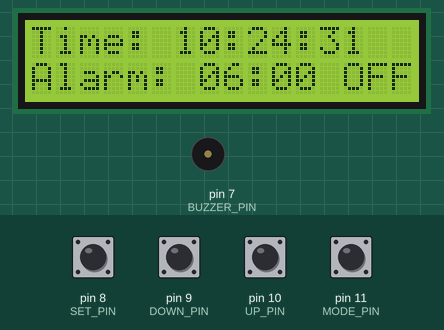
This sketch was run on a simulated Arduino Uno, built with avr-gcc and run on an emulated ATmega328P. Parts: 16×2 character LCD, buzzer (waves = sounding, pin HIGH). Inputs (shaded band) come from the test bench; at power-on: pin 8 (SET_PIN), pin 9 (DOWN_PIN), pin 10 (UP_PIN), pin 11 (MODE_PIN) HIGH. The local clock reads 2024-03-15 10:24:30 at power-on unless the sketch sets it.

Above: at 1.2 s.
1.3 s: pin 11 (MODE_PIN) pulled LOW for 0.15 s
At 1.79 s:
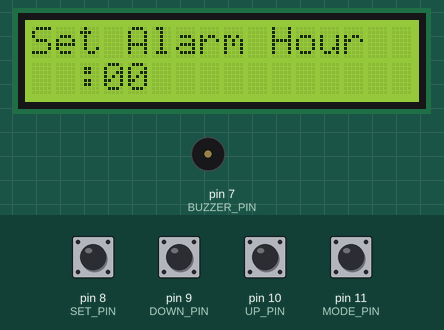
2.0 s: pin 8 (SET_PIN) pulled LOW for 0.15 s
At 2.4 s:
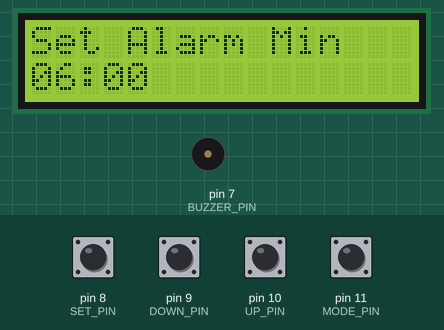
4.5 s: pin 9 (DOWN_PIN) pulled LOW for 0.15 s
At 5.4 s:
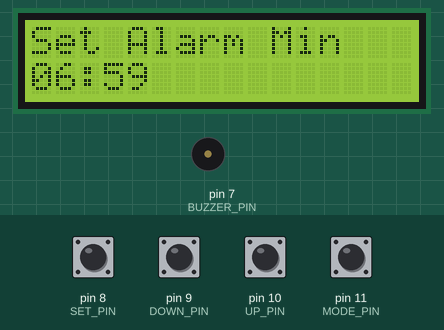
6.1 s: pin 8 (SET_PIN) pulled LOW for 1 s
At 7.8 s:
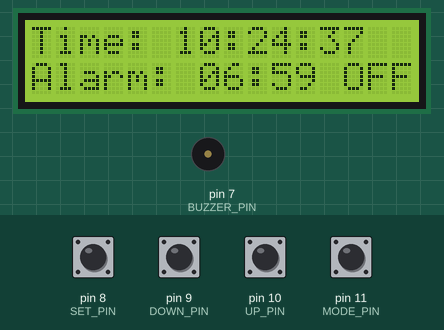
8.6 s: pin 11 (MODE_PIN) pulled LOW for 1 s
At 10.0 s:
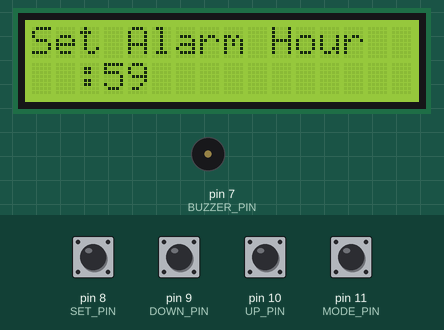
10.2 s: pin 10 (UP_PIN) pulled LOW for 0.15 s
At 11.5 s:
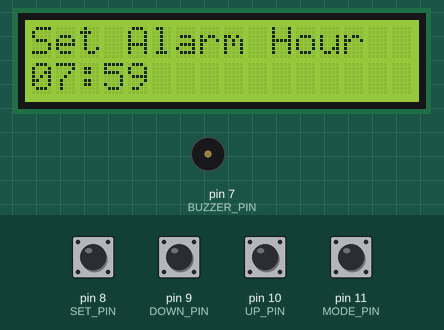
Timing chart, 0 to 13.1 s (numbered marks = the images above; inputs shaded):
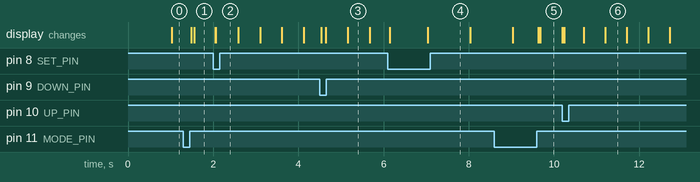

The sketch:

sketch_nov13a.ino
```cpp
#include <Wire.h>
#include <RTClib.h>
#include <LiquidCrystal_I2C.h>

// Khởi tạo thư viện
LiquidCrystal_I2C lcd(0x27, 16, 2);
RTC_DS1307 rtc;

// Định nghĩa các chân (đổi BUZZER_PIN -> 7)
#define BUZZER_PIN 7
#define MODE_PIN   11
#define UP_PIN     10
#define DOWN_PIN   9
#define SET_PIN    8

// Biến lưu trữ báo thức
byte alarmHour = 6;
byte alarmMinute = 0;
bool isAlarmOn = false;
bool isAlarmRinging = false;

// Biến cho máy trạng thái (state machine)
enum Mode {
  DISPLAY_TIME,
  SET_ALARM_HOUR,
  SET_ALARM_MINUTE
};
Mode currentMode = DISPLAY_TIME;
Mode lastMode = (Mode)-1; // Dùng để phát hiện thay đổi mode

// Biến cho xử lý nút nhấn (chống dội & nhấn giữ)
bool lastUpState = HIGH;
bool lastDownState = HIGH;
bool lastSetState = HIGH;

unsigned long modePressStartTime = 0;
bool modeLongPressHandled = false;
unsigned long ignoreButtonsUntil = 0; // Chống dội khi tắt báo thức

// Biến hiệu ứng nhấp nháy
bool blinkState = false;
unsigned long lastBlinkTime = 0;

// Thêm biến để lưu giây cuối cùng đã hiển thị
byte lastSecondDisplayed = 60; // buộc cập nhật lần đầu

void setup() {
  // Khởi tạo LCD
  lcd.init();
  lcd.backlight();
  lcd.setCursor(0, 0);

  // Khởi tạo & Kiểm tra RTC
  if (!rtc.begin()) {
    lcd.print("RTC not found!");
    while (1);
  }

  // Cài đặt thời gian cho RTC từ máy tính nếu RTC chưa chạy
  if (!rtc.isrunning()) {
    lcd.clear();
    lcd.print("RTC adjust...");
    rtc.adjust(DateTime(F(__DATE__), F(__TIME__)));
    delay(2000);
  }

  // Cài đặt Pin
  pinMode(BUZZER_PIN, OUTPUT);
  digitalWrite(BUZZER_PIN, LOW); // Tắt còi lúc khởi động

  // Cài đặt các nút nhấn với điện trở kéo lên nội
  pinMode(MODE_PIN, INPUT_PULLUP);
  pinMode(UP_PIN, INPUT_PULLUP);
  pinMode(DOWN_PIN, INPUT_PULLUP);
  pinMode(SET_PIN, INPUT_PULLUP);

  lcd.clear();
}

void loop() {
  handleButtons();
  checkAlarm();
  updateDisplay();
}

void handleButtons() {
  if (millis() < ignoreButtonsUntil) {
    lastUpState = (digitalRead(UP_PIN) == LOW);
    lastDownState = (digitalRead(DOWN_PIN) == LOW);
    lastSetState = (digitalRead(SET_PIN) == LOW);
    return;
  }

  bool modeState = (digitalRead(MODE_PIN) == LOW);
  bool upState = (digitalRead(UP_PIN) == LOW);
  bool downState = (digitalRead(DOWN_PIN) == LOW);
  bool setState = (digitalRead(SET_PIN) == LOW);

  // 1. Tắt báo thức đang kêu
  if (isAlarmRinging && (modeState || upState || downState || setState)) {
    isAlarmRinging = false;
    digitalWrite(BUZZER_PIN, LOW);
    ignoreButtonsUntil = millis() + 500;
    return;
  }

  // 2. MODE (nhấn ngắn & nhấn giữ)
  if (modeState) {
    if (modePressStartTime == 0) {
      modePressStartTime = millis();
      modeLongPressHandled = false;
    } else if (!modeLongPressHandled && (millis() - modePressStartTime > 2000)) {
      if (currentMode == DISPLAY_TIME) {
        isAlarmOn = !isAlarmOn;
        lastSecondDisplayed = 60;
      }
      modeLongPressHandled = true;
    }
  } else {
    if (modePressStartTime > 0 && !modeLongPressHandled) {
      if (currentMode == DISPLAY_TIME) {
        currentMode = SET_ALARM_HOUR;
      }
    }
    modePressStartTime = 0;
  }

  // 3. UP
  if (upState && !lastUpState) {
    if (currentMode == SET_ALARM_HOUR) {
      alarmHour = (alarmHour + 1) % 24;
    } else if (currentMode == SET_ALARM_MINUTE) {
      alarmMinute = (alarmMinute + 1) % 60;
    }
  }

  // 4. DOWN
  if (downState && !lastDownState) {
    if (currentMode == SET_ALARM_HOUR) {
      alarmHour = (alarmHour == 0) ? 23 : alarmHour - 1;
    } else if (currentMode == SET_ALARM_MINUTE) {
      alarmMinute = (alarmMinute == 0) ? 59 : alarmMinute - 1;
    }
  }

  // 5. SET
  if (setState && !lastSetState) {
    if (currentMode == SET_ALARM_HOUR) {
      currentMode = SET_ALARM_MINUTE;
    } else if (currentMode == SET_ALARM_MINUTE) {
      currentMode = DISPLAY_TIME;
    }
  }

  lastUpState = upState;
  lastDownState = downState;
  lastSetState = setState;
}

void checkAlarm() {
  if (isAlarmRinging) {
    digitalWrite(BUZZER_PIN, HIGH);
    return;
  }

  if (isAlarmOn && currentMode == DISPLAY_TIME) {
    DateTime now = rtc.now();
    if (now.hour() == alarmHour && now.minute() == alarmMinute && now.second() == 0) {
      isAlarmRinging = true;
    }
  }
}

void updateDisplay() {
  if (millis() - lastBlinkTime > 500) {
    blinkState = !blinkState;
    lastBlinkTime = millis();
  }

  if (currentMode != lastMode) {
    lcd.clear();
    lastMode = currentMode;
    lastSecondDisplayed = 60;
  }

  DateTime now = rtc.now();

  switch (currentMode) {
    case DISPLAY_TIME:
      if (now.second() != lastSecondDisplayed) {
        lastSecondDisplayed = now.second();

        lcd.setCursor(0, 0);
        lcd.print("Time: ");
        if (now.hour() < 10) lcd.print('0');
        lcd.print(now.hour());
        lcd.print(':');
        if (now.minute() < 10) lcd.print('0');
        lcd.print(now.minute());
        lcd.print(':');
        if (now.second() < 10) lcd.print('0');
        lcd.print(now.second());
        lcd.print(" ");

        lcd.setCursor(0, 1);
        lcd.print("Alarm: ");
        if (alarmHour < 10) lcd.print('0');
        lcd.print(alarmHour);
        lcd.print(':');
        if (alarmMinute < 10) lcd.print('0');
        lcd.print(alarmMinute);
        lcd.print(isAlarmOn ? " ON " : " OFF");
      }
      break;

    case SET_ALARM_HOUR:
      lcd.setCursor(0, 0);
      lcd.print("Set Alarm Hour");
      lcd.setCursor(0, 1);

      if (blinkState) lcd.print("  ");
      else {
        if (alarmHour < 10) lcd.print('0');
        lcd.print(alarmHour);
      }

      lcd.print(":");
      if (alarmMinute < 10) lcd.print('0');
      lcd.print(alarmMinute);
      lcd.print("        ");
      break;

    case SET_ALARM_MINUTE:
      lcd.setCursor(0, 0);
      lcd.print("Set Alarm Min");
      lcd.setCursor(0, 1);

      if (alarmHour < 10) lcd.print('0');
      lcd.print(alarmHour);
      lcd.print(":");

      if (blinkState) lcd.print("  ");
      else {
        if (alarmMinute < 10) lcd.print('0');
        lcd.print(alarmMinute);
      }

      lcd.print("        ");
      break;
  }
}
```

Measured:
- after the input at 1.3 s, the display: first changes after 0.18 s (image 1 shows a later state)
- after the input at 2.0 s, the display: first changes at once (image 2 shows a later state)
- after the input at 4.5 s, the display: changes at once (image 3)
- after the input at 6.1 s, the display: first changes at once (image 4 shows a later state)
- after the input at 8.6 s, the display: first differs from a run without the input after 1.0 s (image 5 shows a later state)
- after the input at 10.2 s, the display: changes at once (image 6)
- what the display in image 3 shows lasts 0.5 s, from 5.2 s to 5.7 s
